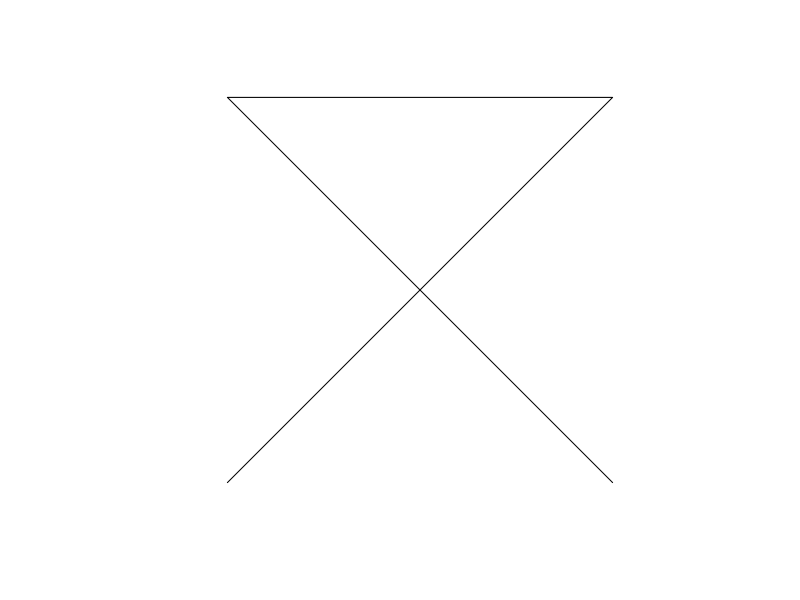

This figure's R source: (Note: this script raises an error after producing the figure.)
## ---- chunk 1
library(sf)
(ls <- st_linestring(rbind(c(0,0), c(1,1), c(2,2), c(0,2), c(1,1), c(2,0))))
## ---- chunk 2
#| message: false
#| echo: false
#| error: false
plot(ls)
## ---- chunk 3
#| message: false
#| echo: false
#| error: false
c(is_simple = st_is_simple(ls))
## ---- chunk 4
knitr::include_graphics("img/09-sf-model.png")
## ---- chunk 5
knitr::include_graphics("img/tweet1.png")
## ---- chunk 6
knitr::include_graphics("img/tweet2.png")
